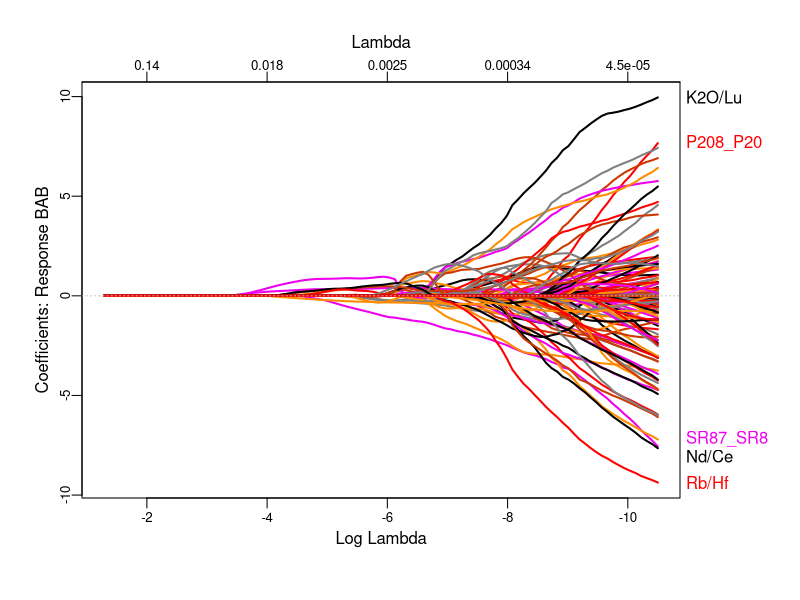
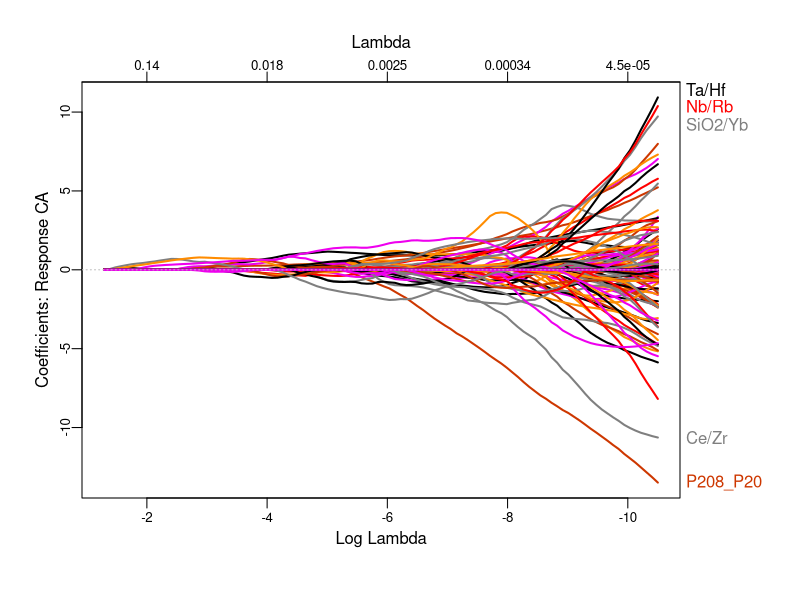
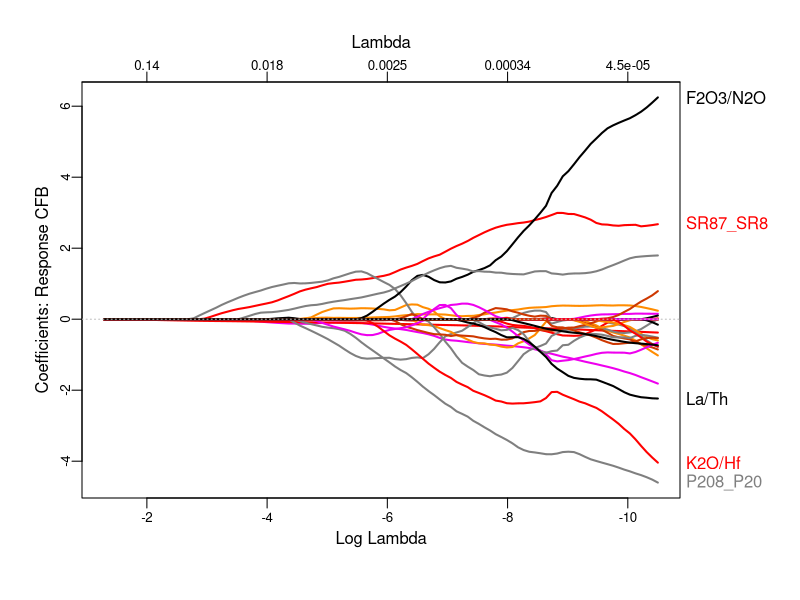
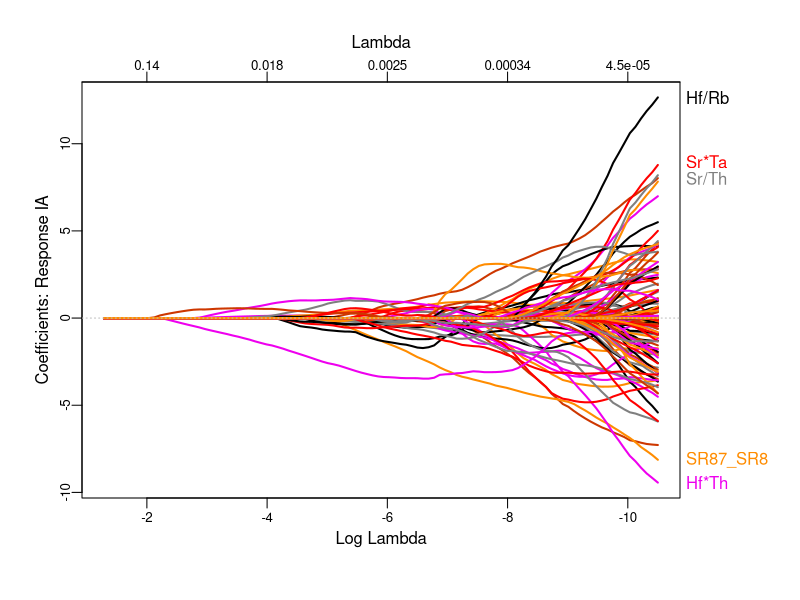
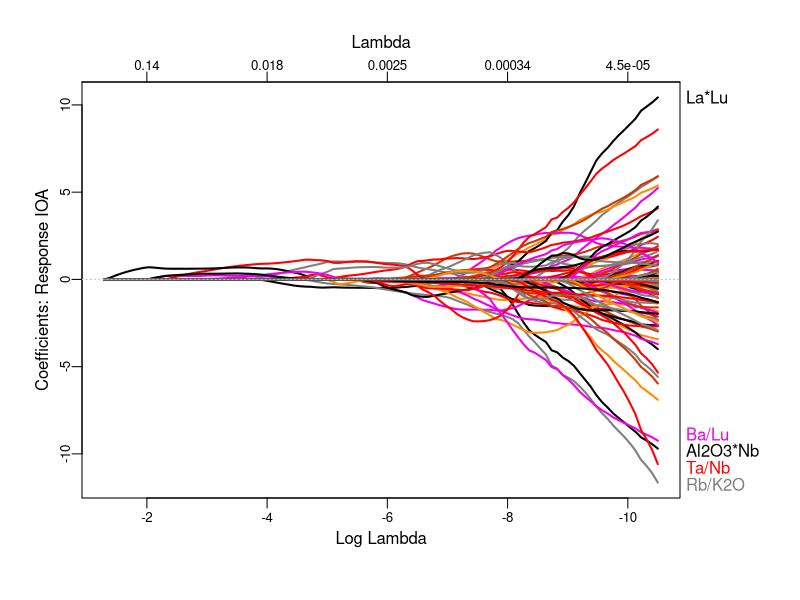
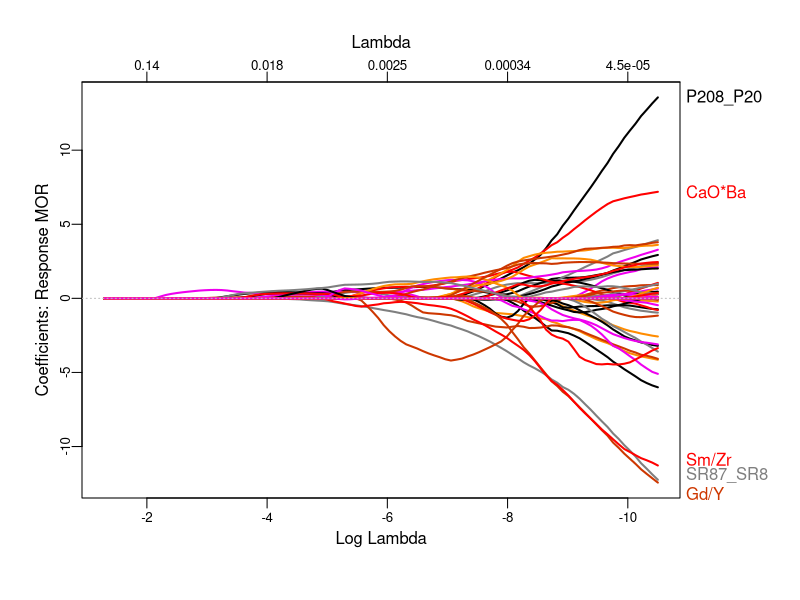
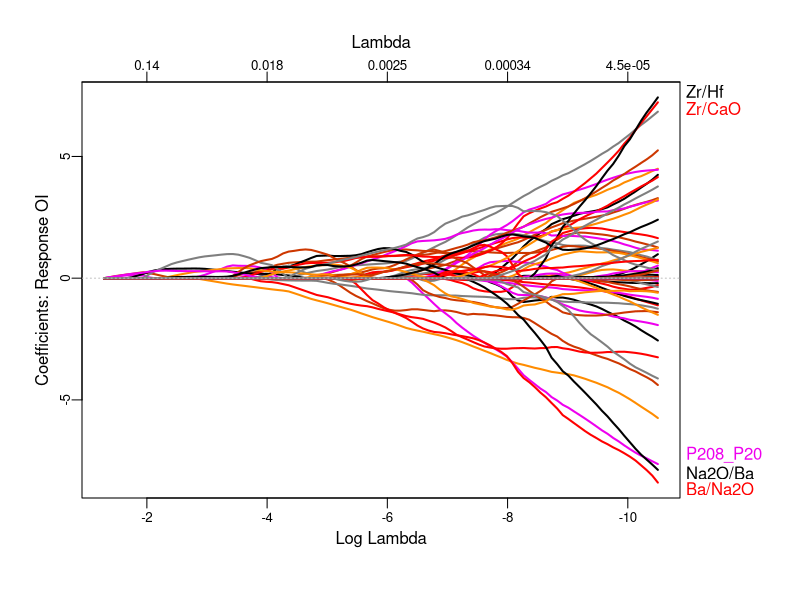
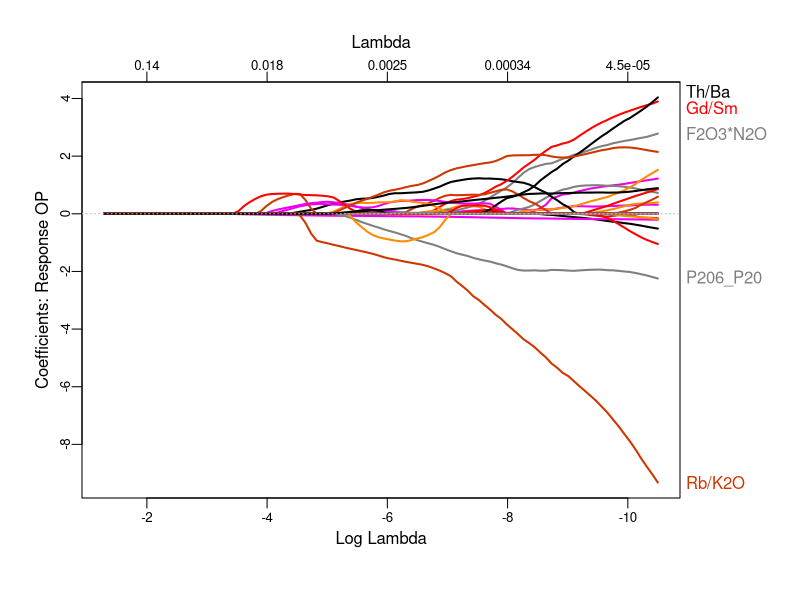

The R source for these figures, in order:
## title: 'SMR: regularization path plots'
## author: 'H.Hino'
## coded date:2021/04/27
library(MASS)
library(dplyr)
library(ggplot2)
library(caret)
library(glmnet)
library(car)
library(corrplot)
library(fields)
library(plotmo)
library(doParallel)

## specify number of cores available
registerDoParallel(8)

## create directory to store the results
dir.name <- paste0("./result_poly_path_scirep/")
if (!file.exists(dir.name)) {
    dir.create(dir.name)
}

obsData <- read.csv("./Uekietal_SMR_input.csv")

## remove 'NA'
obsData <- na.omit(obsData)

## assign class labels (Tectonic settings)
obsData$Cluster_ID[which(obsData$Cluster_ID == 1)] <- "CA"
obsData$Cluster_ID[which(obsData$Cluster_ID == 2)] <- "IOA"
obsData$Cluster_ID[which(obsData$Cluster_ID == 3)] <- "IA"
obsData$Cluster_ID[which(obsData$Cluster_ID == 4)] <- "BAB"
obsData$Cluster_ID[which(obsData$Cluster_ID == 5)] <- "CFB"
obsData$Cluster_ID[which(obsData$Cluster_ID == 6)] <- "MOR"
obsData$Cluster_ID[which(obsData$Cluster_ID == 7)] <- "OP"
obsData$Cluster_ID[which(obsData$Cluster_ID == 8)] <- "OI"

obsData$Cluster_ID <- as.factor(obsData$Cluster_ID)

cNum <- length(levels(obsData$Cluster_ID))  ## number of classes

## order of classes in accordance with Petrelli and Perugini (2016)
ppOrder <- c("CA", "IOA", "IA", "CFB", "OP", "OI", "BAB", "MOR")

## consider 2nd order combination
cands <- c("SiO2", "TiO2", "Al2O3", "Fe2O3", "MgO", "CaO", "Na2O", "K2O", 
    "La", "Ce", "Nd", "Sm", "Gd", "Yb", "Lu", "Ba", "Hf", "Nb", "Rb", 
    "Sr", "Ta", "Th", "Y", "Zr")
addVar <- NULL
## multiplication
for (i in 1:(length(cands) - 1)) {
    for (j in (i + 1):length(cands)) {
        tmp1 <- obsData %>% dplyr::select(cands[i])
        tmp2 <- obsData %>% dplyr::select(cands[j])
        addVar <- cbind(addVar, as.numeric(unlist(tmp1 * tmp2)))
        colnames(addVar)[dim(addVar)[2]] <- paste(cands[i], cands[j], 
            sep = "*")
    }
}
## division
for (i in 1:(length(cands))) {
    for (j in seq(1:length(cands))[-i]) {
        tmp1 <- obsData %>% dplyr::select(cands[i])
        tmp2 <- obsData %>% dplyr::select(cands[j])
        addVar <- cbind(addVar, as.numeric(unlist(tmp2/tmp1)))
        colnames(addVar)[dim(addVar)[2]] <- paste(cands[j], cands[i], 
            sep = "/")
    }
}

obsData <- cbind(obsData, addVar)

featN <- dim(obsData)[2] - 2
obsData <- dplyr::select(obsData, -Number)

X <- dplyr::select(obsData, -Cluster_ID)
PPvars <- colnames(X)

## remove feature with variance zero, which is not informative
if (sum(is.na(apply(obsData[, -1], 2, var))) >= 1) {
    obsData <- obsData[, -which(is.na(apply(obsData[, -1], 2, var))) + 
        1]
}

## split dataset for cross validation
set.seed(123)  ## set the random number seed to asure reproducibility
cvIDs <- createFolds(obsData$Cluster_ID, k = 10)

### box-cox transformation followed by scaling
cvErrsSVMBC <- NULL
BCdata <- obsData
BCdata[, -1] <- scale(BCdata[, -1])
for (i in 1:dim(X)[2]) {
    tmp <- powerTransform(BCdata[, i + 1] - min(BCdata[, i + 1]) + 0.01)
    
    BCdata[, i + 1] <- bcPower(BCdata[, i + 1] - min(BCdata[, i + 1]) + 
        0.1, tmp$roundlam)
}
save.image(file = paste0(dir.name,"PolyEnv.RData"))


################### sparse multinomial regression
Fullmodel <- glmnet(x = as.matrix(BCdata[, -1]), y = BCdata[, 1], fam = "mult")
save(Fullmodel, file = paste0(dir.name,"SMRFullmodel.RData"))


cat("First k-Coeffs. \n")
for (k in c(5, 10, 15)) {
    print(k)
    for (j in 1:length(names(Fullmodel$beta))) {
        cf <- Fullmodel$beta[[j]]
        print(names(Fullmodel$beta)[j])
        numO <- num <- 0
        for (i in 1:length(Fullmodel$lambda)) {
            if (sum(abs(cf[, i])) > 0) {
                numO <- num
                num <- sum(cf[, i] != 0)
                
                myID <- which(abs(cf[, i]) != 0)
                if (num >= k) {
                  print(cf[myID[order(-abs(cf[myID, i]))], i])
                  break
                }
            }
        }
    }
    cat("\n\n")
}


for (i in 1:length(Fullmodel$classname)){
    pdf(paste0(dir.name,"Path_",Fullmodel$classname[i],".pdf"))
    plot_glmnet(Fullmodel, label = 5, nresponse = i, lwd = 2)
    dev.off()
}
